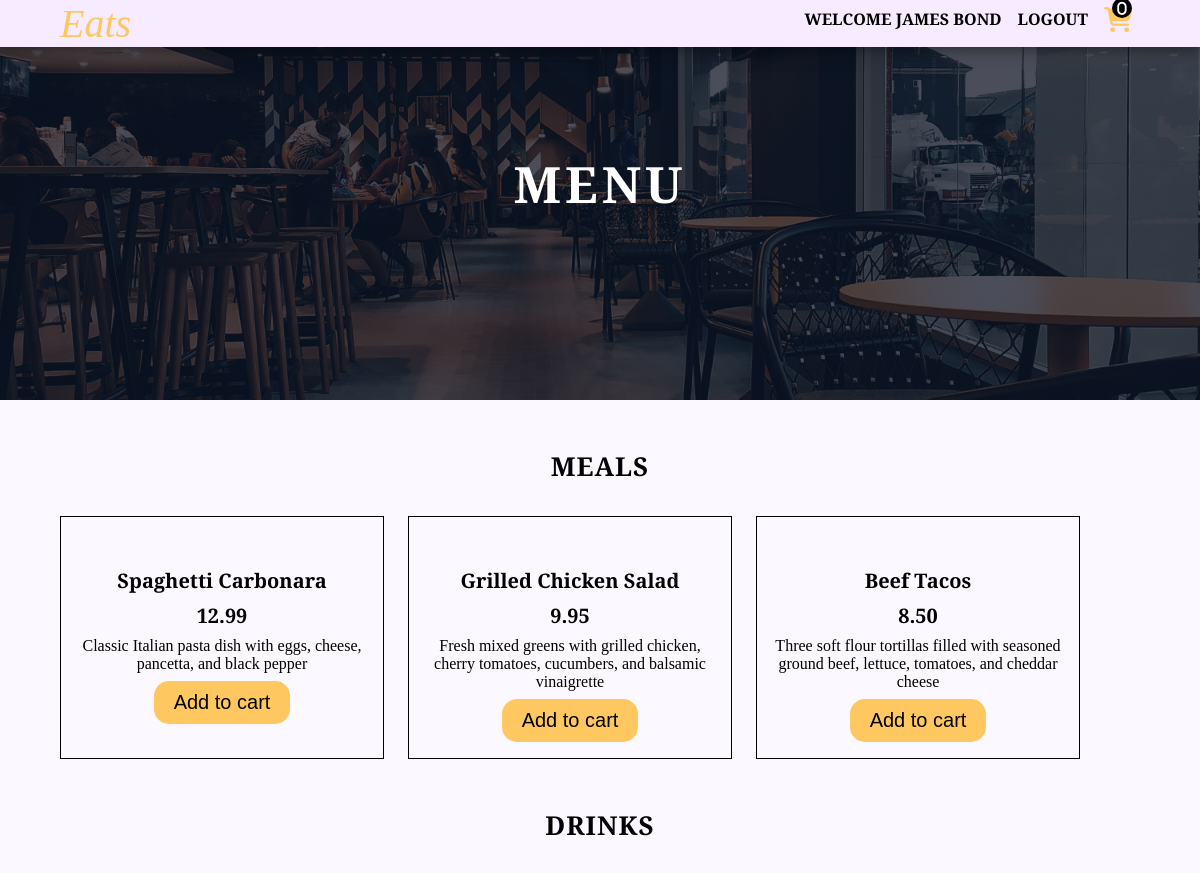
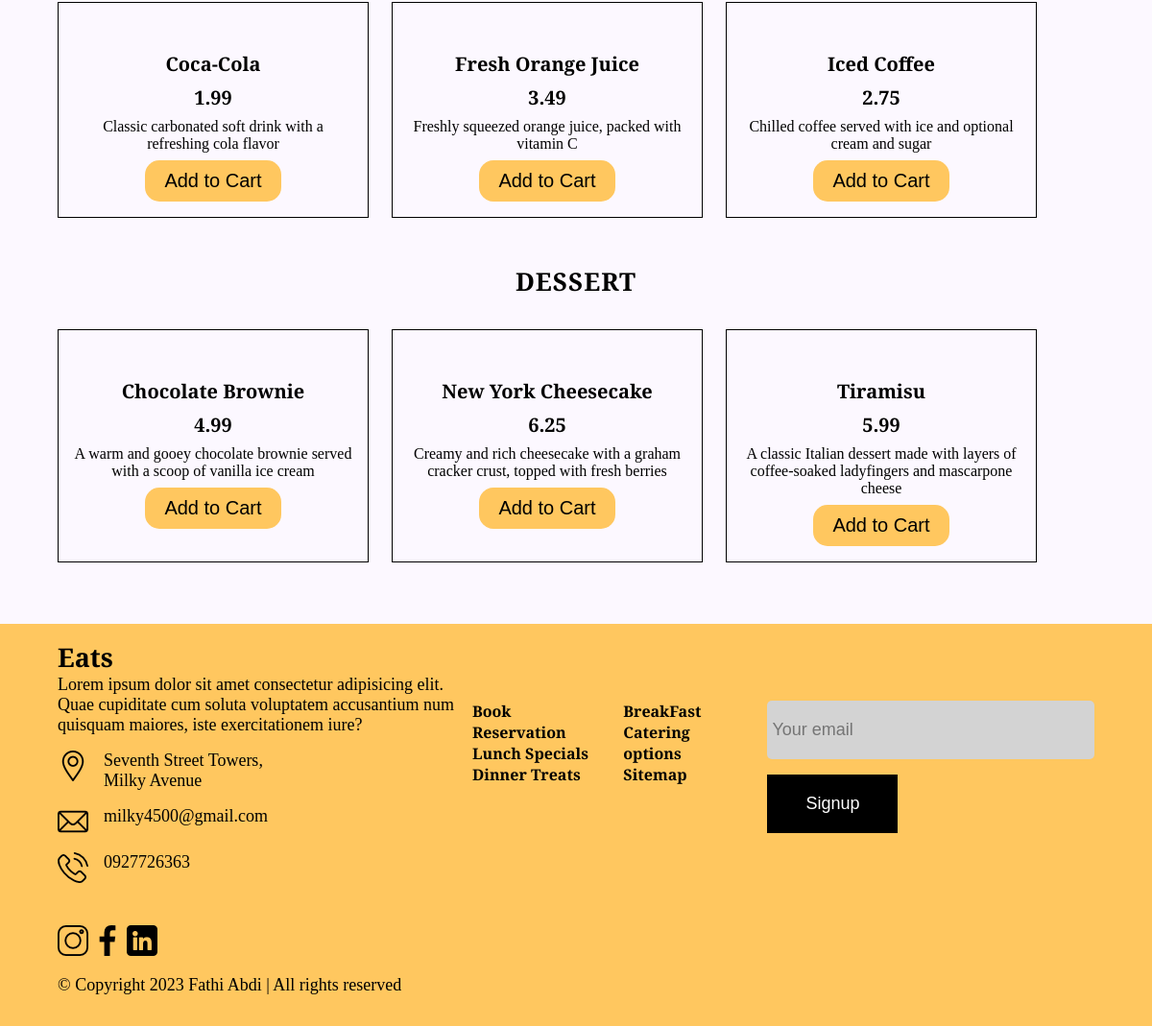
Page /menu.php (signed in) on the committed database (2 pictures, top to bottom).
### tables this page shows
CREATE TABLE `products` (
  `product_id` int(11) NOT NULL,
  `Name` varchar(255) NOT NULL,
  `Price` varchar(255) NOT NULL,
  `Description` varchar(255) NOT NULL,
  `image` varchar(255) NOT NULL,
  `category_id` int(11) NOT NULL
);

### menu.php (the view, shortened to what this page needs)
<?php
require __DIR__ . "/includes/header.php";
require __DIR__ . "/config/database.php"
?>
    <section class="sub-container">
        <?php require __DIR__ . "/includes/navbar.php"?>
        <h1 class="heading page-heading">Menu</h1>
    </section>
    <section class="about-main">
        <div class="wrapper">
            <h2 class="catering-header" id="mealsId">Meals</h2>
            <div class="meal-row">
                <?php
                    $sql = $mysqli->prepare("SELECT * FROM products WHERE category_id = 1 LIMIT 3");
                    $sql->execute();
                    $res = $sql->get_result();
                    while ($row = $res->fetch_assoc()) :
                        ?>
                        <div class="child">
                                <div>
                                    <p class="menu-name"><?php echo $row['Name']?></p>
                                    <p class="price"><?php echo $row['Price']?></p>
                                    <p><?php echo $row['Description']?></p>
                                    <form action="cart.php" method="post">
                                        <button type="submit" class="menu-btn" name="foodSubmit">Add to cart</button>
                                    </form>
                                </div>
                        </div>
                <?php endwhile?>
            </div>
            <h2 class="catering-header" id="drinksId">Drinks</h2>
            <div class="meal-row">
                <?php
                    $sql = $mysqli->prepare("SELECT * FROM products WHERE category_id = 2 LIMIT 3");
                    $sql->execute();
                    $res = $sql->get_result();
                    while ($row = $res->fetch_assoc()) :
                        ?>
                        <div class="child">
                                <div>
                                    <p class="menu-name"><?php echo $row['Name']?></p>
                                    <p class="price"><?php echo $row['Price']?></p>
                                    <p><?php echo $row['Description']?></p>
                                    <form action="cart.php" method="post">
                                        <button type="submit" class="menu-btn" name="drinksSubmit">Add to Cart</button>
                                    </form>
                                </div>
                        </div>
                <?php endwhile?>
            </div>
            <h2 class="catering-header" id="dessertId">Dessert</h2>
            <div class="meal-row">
                <?php
                    $sql = $mysqli->prepare("SELECT * FROM products WHERE category_id = 3 LIMIT 3");
                    $sql->execute();
                    $res = $sql->get_result();
                    while ($row = $res->fetch_assoc()) :
                        ?>
                        <div class="child">
                                <div>
                                    <p class="menu-name"><?php echo $row['Name']?></p>
                                    <p class="price"><?php echo $row['Price']?></p>
                                    <p><?php echo $row['Description']?></p>
                                    <form action="cart.php?pid=<?php echo $row['product_id']?>" method="post">
                                        <button type="submit" class="menu-btn" name="dessertSubmit">Add to Cart</button>
                                    </form>
                                </div>
                        </div>
                <?php endwhile?>
            </div>
        </div>
    </section>
    <?php require __DIR__ . "/includes/footer-section.php"?>
    <?php require __DIR__ . "/includes/footer.php"?>

### css/style.css (style rules this page uses)
*, *::before, *::after { box-sizing: border-box; margin: 0; padding: 0; }
:root { --accent: #FFC75F; --primary: #fff; --secondary: #000; --grey: #D3D3D3; }
body { font-family: 'Playfair', serif; font-family: 'Playfair Display', serif; background-color: #FCF8FF; }
.wrapper { width: 90%; max-width: 600px; margin: 0 auto; position: relative; }
.heading { font-size: 30px; margin-bottom: 2rem; line-height: 1.5; letter-spacing: 4px; text-transform: uppercase; font-weight: 900; }
.menu-btn { border: 0; padding: 10px 20px; border-radius: 15px; font-size: 20px; background-color: var(--accent); margin: 0 5px; cursor: pointer; }
.catering-header { text-align: center; font-size: 26px; letter-spacing: 1px; margin: 2rem 0; text-transform: uppercase; }
.sub-container { background-image: linear-gradient(rgba(4,9,30,0.7), rgba(4,9,30,0.7)), url(images/banner2.jpg); background-position: center; background-size: cover; width: 100%; min-height: 50vh; text-align: center; color: white; }
.about-main { margin: 3rem 0; }
.page-heading { margin-top: 100px; }
.meal-row { display: flex; flex-wrap: wrap; }
.child { margin-bottom: 1rem; padding: 1rem; flex-basis: 50%; border: 1px solid; }
.child p { margin-bottom: 8px; }
.menu-name { margin-top: 1rem; }
.price, .menu-name { font-weight: 700; font-size: 20px; }
@media (min-width:800px) { .wrapper { max-width: 1100px; } }
@media (min-width:800px) { .heading { font-size: 50px; } }
@media (min-width:800px) { .meal-row { gap: 1.5rem; } }
@media (min-width:800px) { .child { flex-basis: 30%; text-align: center; } }

### rows in the picture
products: Name "Spaghetti Carbonara", Price "12.99", Description "Classic Italian pasta dish with eggs, cheese, pancetta, and black pepper"
products: Name "Grilled Chicken Salad", Price "9.95", Description "Fresh mixed greens with grilled chicken, cherry tomatoes, cucumbers, and balsamic vinaigrette"
products: Name "Beef Tacos", Price "8.50", Description "Three soft flour tortillas filled with seasoned ground beef, lettuce, tomatoes, and cheddar cheese"
products: Name "Coca-Cola", Price "1.99", Description "Classic carbonated soft drink with a refreshing cola flavor"
products: Name "Fresh Orange Juice", Price "3.49", Description "Freshly squeezed orange juice, packed with vitamin C"
products: Name "Iced Coffee", Price "2.75", Description "Chilled coffee served with ice and optional cream and sugar"
products: Name "Chocolate Brownie", Price "4.99", Description "A warm and gooey chocolate brownie served with a scoop of vanilla ice cream"
products: Name "New York Cheesecake", Price "6.25", Description "Creamy and rich cheesecake with a graham cracker crust, topped with fresh berries"
products: Name "Tiramisu", Price "5.99", Description "A classic Italian dessert made with layers of coffee-soaked ladyfingers and mascarpone cheese"

### other values in the picture
$welcomeName "JAMES BOND"
